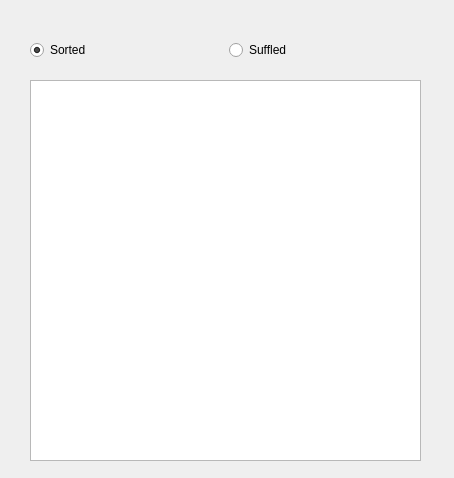
<?xml version="1.0" encoding="UTF-8"?>
<ui version="4.0">
 <class>Lab11Activity</class>
 <widget class="QWidget" name="Lab11Activity">
  <property name="geometry">
   <rect>
    <x>0</x>
    <y>0</y>
    <width>454</width>
    <height>478</height>
   </rect>
  </property>
  <property name="windowTitle">
   <string>Form</string>
  </property>
  <widget class="QTextEdit" name="textEdit">
   <property name="geometry">
    <rect>
     <x>30</x>
     <y>80</y>
     <width>391</width>
     <height>381</height>
    </rect>
   </property>
  </widget>
  <widget class="QWidget" name="">
   <property name="geometry">
    <rect>
     <x>30</x>
     <y>40</y>
     <width>391</width>
     <height>20</height>
    </rect>
   </property>
   <layout class="QHBoxLayout" name="horizontalLayout">
    <item>
     <widget class="QRadioButton" name="radioButton">
      <property name="text">
       <string>Sorted</string>
      </property>
      <property name="checked">
       <bool>true</bool>
      </property>
     </widget>
    </item>
    <item>
     <widget class="QRadioButton" name="radioButton_2">
      <property name="text">
       <string>Suffled</string>
      </property>
     </widget>
    </item>
   </layout>
  </widget>
  <zorder>radioButton</zorder>
  <zorder>radioButton_2</zorder>
  <zorder>radioButton</zorder>
  <zorder>textEdit</zorder>
 </widget>
 <resources/>
 <connections/>
</ui>
